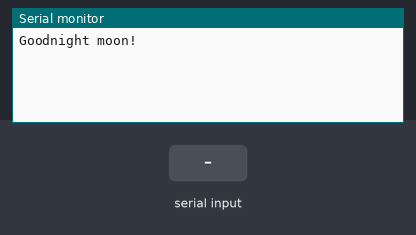
A sketch run on a simulated Arduino Mega 2560, built with avr-gcc and run on an emulated ATmega2560. On the bench: the last lines printed to the serial monitor. The inputs (shaded band) are chosen by the test bench.

Above: at 1.2 s.
1.3 s: "1" received over the second serial link
At 2.2 s:
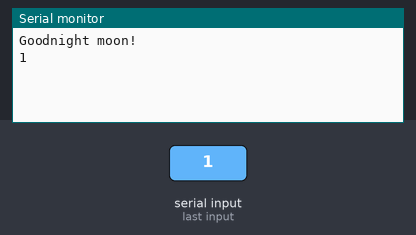
2.8 s: "0" received over the second serial link
At 3.4 s:
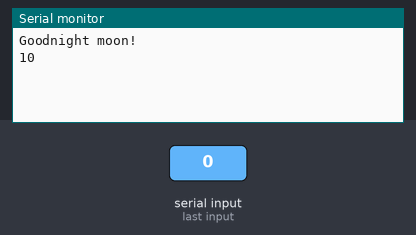

The sketch:

wio.ino
```cpp
#include <SoftwareSerial.h>
//实例化软串口
//SoftwareSerial Serial1(D2, D3); // RX, TX
//SoftwareSerial Serial1(BCM15, BCM14); // RX, TX

void setup()
{
  Serial.begin(115200);
  while (!Serial) {
  }

  Serial.println("Goodnight moon!");

  Serial1.begin(1000000);

  Serial1.println("Hello, world?");
}

void loop()
{
  while(Serial.available()>0) {Serial1.write(Serial.read()); }
  while(Serial1.available()>0) {Serial.write(Serial1.read());}
}
```

Measured:
- after the input at 1.3 s, the serial monitor: prints a new line at once (image 1)
- after the input at 2.8 s, the serial monitor: prints a new line at once (image 2)
